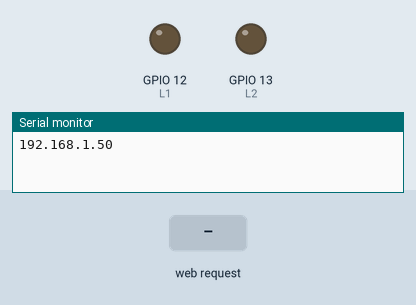
Bench run of a sketch on a simulated ESP32. Shown: output pins drawn as LEDs (lit = HIGH), the last lines printed to the serial monitor. The inputs (shaded band) are chosen by the test bench. WiFi joins after 1.5 s; servers stay silent unless stated; pins used as bus, display or sensor lines are not drawn.

Above: at 2.7 s.
2.8 s: HTTP request GET /cmd?val=F received
At 2.9 s:
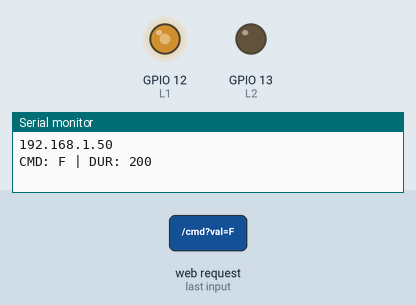
4.5 s: HTTP request GET /cmd?val=B received
At 4.6 s:
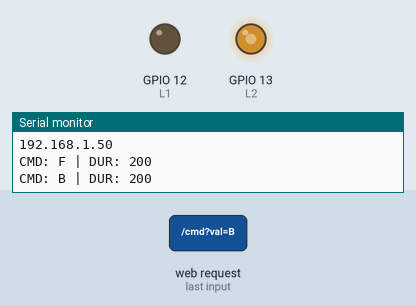
6.2 s: HTTP request GET /cmd?val=L received
At 7.0 s:
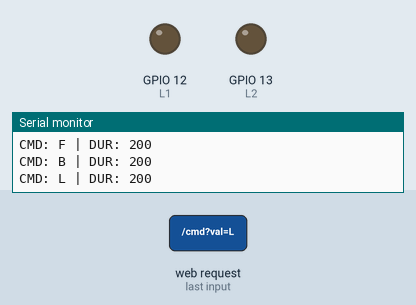
7.9 s: HTTP request GET /cmd?val=R received
At 8.0 s:
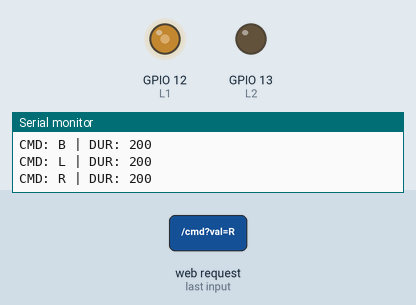
Timing chart, 0 to 10.6 s (numbered marks = the images above; inputs shaded):
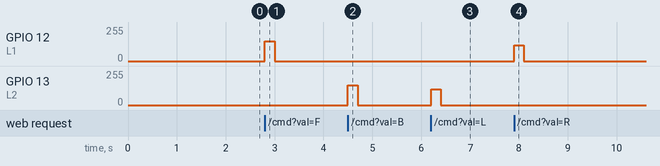

Measured:
- after the input at 2.8 s, GPIO 12 (L1): 0/255 → 150/255 at once, → 0/255 0.20 s later
- after the input at 4.5 s, GPIO 13 (L2): 0/255 → 150/255 at once, → 0/255 0.20 s later
- after the input at 6.2 s, GPIO 13 (L2): 0/255 → 120/255 at once, → 0/255 0.20 s later
- after the input at 7.9 s, GPIO 12 (L1): 0/255 → 120/255 at once, → 0/255 0.20 s later

The sketch:

3_controller.ino
```cpp
#include <WiFi.h>
#include <WebServer.h>

// ===== WIFI =====
const char* ssid = "Airtel_maya_2297";
const char* password = "Air@89168";

WebServer server(80);

// ===== MOTOR PINS =====
#define L1  12
#define L2  13
#define R1 14
#define R2 26

// ===== HTML PAGE (UPDATED) =====
String html = R"rawliteral(
<!DOCTYPE html>
<html>
<head>
<title>Robot Control</title>
<style>
body { text-align:center; font-family:Arial; }
button { padding:15px; margin:10px; font-size:16px; }
input { padding:10px; margin:5px; }
</style>
</head>

<body>

<h2>ESP32 Robot Control (Smart)</h2>

<!-- Buttons -->
<button onclick="sendCmd('F')">Forward</button><br>
<button onclick="sendCmd('L')">Left</button>
<button onclick="sendCmd('S')">Stop</button>
<button onclick="sendCmd('R')">Right</button><br>
<button onclick="sendCmd('B')">Backward</button>

<br><br>

<!-- Manual Command -->
<input type="text" id="cmdBox" placeholder="Enter F/B/L/R/S">

<!-- NEW: Duration input -->
<input type="number" id="durBox" placeholder="Duration(ms)" value="200">

<br><br>

<button onclick="sendText()">Send</button>

<script>
function sendCmd(c){
  let dur = document.getElementById("durBox").value;
  fetch('/cmd?val=' + c + '&dur=' + dur);
}

function sendText(){
  let val = document.getElementById("cmdBox").value;
  let dur = document.getElementById("durBox").value;
  fetch('/cmd?val=' + val + '&dur=' + dur);
}
</script>

</body>
</html>
)rawliteral";


// ===== GLOBAL CONTROL =====
String currentCmd = "S";
unsigned long lastMoveTime = 0;
int moveDuration = 200;

// ===== STOP FUNCTION =====
void stopAll() {
  analogWrite(L1, 0);
  analogWrite(L2, 0);
  analogWrite(R1, 0);
  analogWrite(R2, 0);
}

// ===== HANDLE COMMAND =====
void handleCmd() {
  currentCmd = server.arg("val");

  // NEW: duration receive
  if (server.hasArg("dur")) {
    moveDuration = server.arg("dur").toInt();
  }

  Serial.print("CMD: ");
  Serial.print(currentCmd);
  Serial.print(" | DUR: ");
  Serial.println(moveDuration);

  lastMoveTime = millis();

  server.send(200, "text/plain", "OK");
}

// ===== NON-BLOCKING MOTOR CONTROL =====
void executeMotion() {

  if (millis() - lastMoveTime > moveDuration) {
    stopAll();
    return;
  }

  if (currentCmd == "F") {
    analogWrite(L1, 150);
    analogWrite(R1, 150);
    analogWrite(L2, 0);
    analogWrite(R2, 0);
  }
  else if (currentCmd == "B") {
    analogWrite(L1, 0);
    analogWrite(L2, 150);
    analogWrite(R1, 0);
    analogWrite(R2, 150);
  }
  else if (currentCmd == "L") {
    analogWrite(L1, 0);
    analogWrite(L2, 120);
    analogWrite(R1, 120);
    analogWrite(R2, 0);
  }
  else if (currentCmd == "R") {
    analogWrite(L1, 120);
    analogWrite(L2, 0);
    analogWrite(R1, 0);
    analogWrite(R2, 120);
  }
  else {
    stopAll();
  }
}

// ===== SETUP =====
void setup() {
  Serial.begin(115200);

  pinMode(L1, OUTPUT);
  pinMode(L2, OUTPUT);
  pinMode(R1, OUTPUT);
  pinMode(R2, OUTPUT);

  stopAll();

  WiFi.begin(ssid, password);
  while (WiFi.status() != WL_CONNECTED) {
    delay(500);
  }

  Serial.println(WiFi.localIP());

  // HTML ROUTE BACK ADDED
  server.on("/", []() {
    server.send(200, "text/html", html);
  });

  server.on("/cmd", handleCmd);

  server.begin();
}

// ===== LOOP =====
void loop() {
  server.handleClient();
  executeMotion();
}
```
